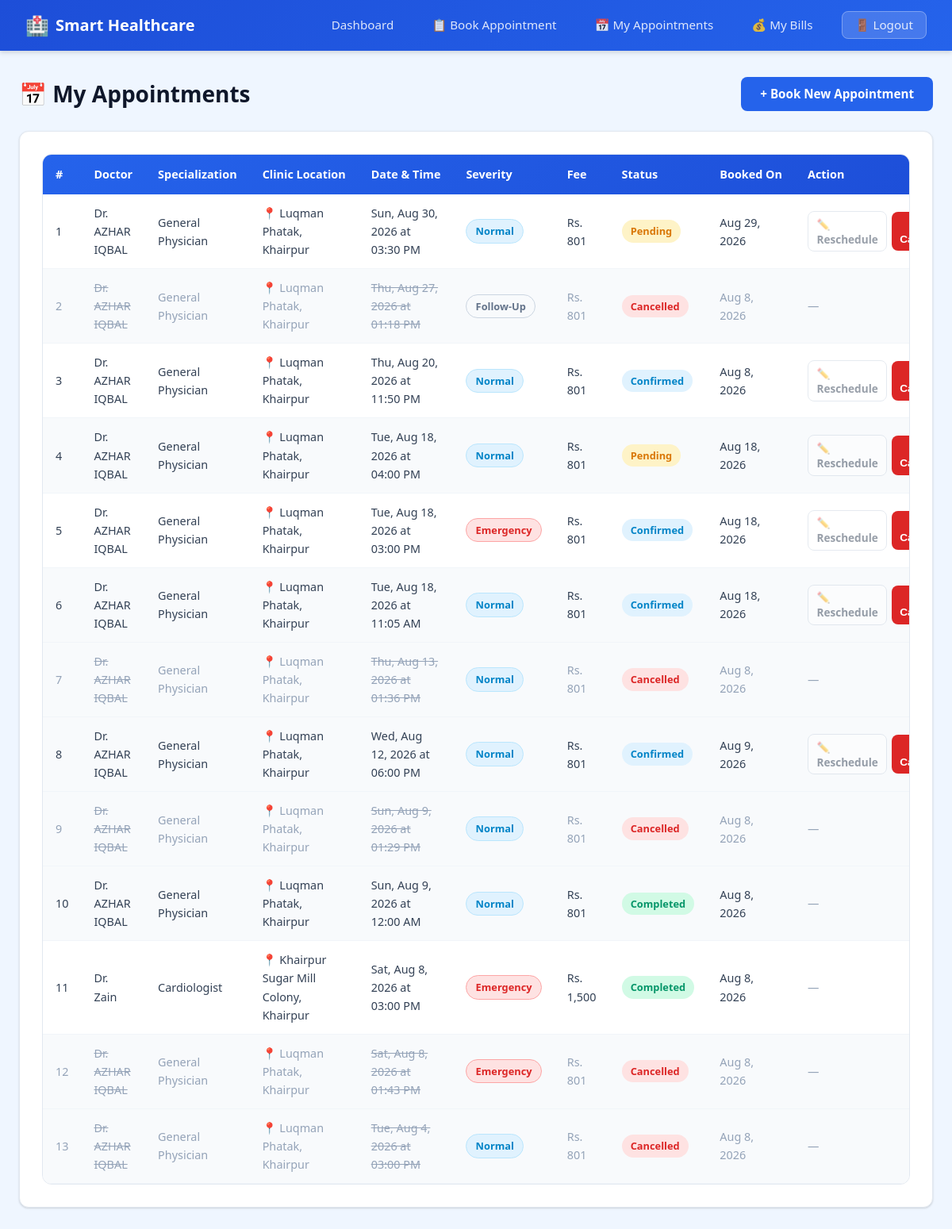
The page /healthcare/my-appointments.php (signed in) on the database its author committed.
### tables this page shows
CREATE TABLE `appointments` (
  `appointment_id` int(11) NOT NULL AUTO_INCREMENT,
  `patient_id` int(11) NOT NULL,
  `doctor_id` int(11) NOT NULL,
  `severity_level` enum('Emergency','Normal','Follow-up') NOT NULL,
  `appointment_time` datetime NOT NULL,
  `status` enum('Pending','Confirmed','Completed','Cancelled') DEFAULT 'Pending',
  `created_at` timestamp NOT NULL DEFAULT current_timestamp(),
  `symptoms_selected` varchar(500) DEFAULT NULL,
  `diagnosed_disease` varchar(100) DEFAULT NULL,
  `symptoms_text` text DEFAULT NULL,
  PRIMARY KEY (`appointment_id`),
  KEY `patient_id` (`patient_id`),
  KEY `doctor_id` (`doctor_id`),
  CONSTRAINT `appointments_ibfk_1` FOREIGN KEY (`patient_id`) REFERENCES `patients` (`patient_id`) ON DELETE CASCADE,
  CONSTRAINT `appointments_ibfk_2` FOREIGN KEY (`doctor_id`) REFERENCES `doctors` (`doctor_id`) ON DELETE CASCADE
);

CREATE TABLE `users` (
  `user_id` int(11) NOT NULL AUTO_INCREMENT,
  `full_name` varchar(100) NOT NULL,
  `email` varchar(100) NOT NULL,
  `password` varchar(255) NOT NULL,
  `role` enum('patient','doctor','admin') NOT NULL,
  `phone` varchar(20) NOT NULL,
  `created_at` timestamp NOT NULL DEFAULT current_timestamp(),
  `status` enum('active','suspended') DEFAULT 'active',
  PRIMARY KEY (`user_id`),
  UNIQUE KEY `email` (`email`)
);

CREATE TABLE `doctors` (
  `doctor_id` int(11) NOT NULL AUTO_INCREMENT,
  `user_id` int(11) NOT NULL,
  `specialization` varchar(100) NOT NULL,
  `clinic_address` varchar(255) DEFAULT NULL,
  `city` varchar(100) DEFAULT NULL,
  `available_from` time DEFAULT '09:00:00',
  `available_to` time DEFAULT '17:00:00',
  `consultation_fee` decimal(10,2) DEFAULT 500.00,
  PRIMARY KEY (`doctor_id`),
  KEY `user_id` (`user_id`),
  CONSTRAINT `doctors_ibfk_1` FOREIGN KEY (`user_id`) REFERENCES `users` (`user_id`) ON DELETE CASCADE
);

### healthcare/my-appointments.php (the view, shortened to what this page needs)
<?php
require 'db.php';
$stmt = $conn->prepare("SELECT patient_id FROM patients WHERE user_id = ?");
$stmt->bind_param("i", $_SESSION['user_id']);
$stmt->execute();
$patient_row = $stmt->get_result()->fetch_assoc();
$patient_id = $patient_row['patient_id'] ?? 0;
$stmt = $conn->prepare(
    "SELECT a.appointment_id, a.severity_level, a.appointment_time, a.status, a.created_at,
            u.full_name AS doctor_name, d.specialization, d.clinic_address, d.city, d.consultation_fee
     FROM appointments a
     JOIN doctors d ON a.doctor_id = d.doctor_id
     JOIN users u ON d.user_id = u.user_id
     WHERE a.patient_id = ?
     ORDER BY a.appointment_time DESC"
);
$stmt->bind_param("i", $patient_id);
$stmt->execute();
$appointments = $stmt->get_result();
?>
<!DOCTYPE html>
<html lang="en">
<head>
    <link rel="stylesheet" href="style.css">
</head>
<body>
<nav class="navbar">
    <div class="navbar-brand">
        <span class="icon">🏥</span> Smart Healthcare
    </div>
    <ul class="navbar-links">
        <li><a href="dashboard.php">Dashboard</a></li>
        <li><a href="book-appointment.php">📋 Book Appointment</a></li>
        <li><a href="my-appointments.php">📅 My Appointments</a></li>
        <li><a href="billing.php">💰 My Bills</a></li>
        <li><a href="logout.php" class="btn-logout">🚪 Logout</a></li>
    </ul>
</nav>
<div class="container">
    <div class="flex-between mb-3">
        <h1 class="page-title" style="margin-bottom: 0;">📅 My Appointments</h1>
        <a href="book-appointment.php" class="btn btn-primary">+ Book New Appointment</a>
    </div>
    <div class="card">
        <?php if ($appointments->num_rows > 0): ?>
            <div class="table-responsive">
                <table>
                    <thead>
                        <tr>
                            <th>#</th>
                            <th>Doctor</th>
                            <th>Specialization</th>
                            <th>Clinic Location</th>
                            <th>Date & Time</th>
                            <th>Severity</th>
                            <th>Fee</th>
                            <th>Status</th>
                            <th>Booked On</th>
                            <th>Action</th>
                        </tr>
                    </thead>
                    <tbody>
                        <?php
                        $count = 1;
                        while ($appt = $appointments->fetch_assoc()):
                            $is_cancelled = ($appt['status'] === 'Cancelled');
                            $can_cancel   = in_array($appt['status'], ['Pending', 'Confirmed']);
                        ?>
                            <tr class="<?php echo $is_cancelled ? 'status-cancelled' : ''; ?>">
                                <td><?php echo $count++; ?></td>
                                <td class="doctor-name">Dr. <?php echo htmlspecialchars($appt['doctor_name']); ?></td>
                                <td><?php echo htmlspecialchars($appt['specialization']); ?></td>
                                <td>
                                    <?php
                                    $location = trim(($appt['clinic_address'] ?? '') . (!empty($appt['city']) ? ', ' . $appt['city'] : ''));
                                    if ($location !== ''):
                                    ?>
                                        📍 <?php echo htmlspecialchars($location); ?>
                                    <?php else: ?>
                                        <span style="color: #94a3b8;">Not specified</span>
                                    <?php endif; ?>
                                </td>
                                <td class="appt-time"><?php echo date('D, M j, Y \a\t h:i A', strtotime($appt['appointment_time'])); ?></td>
                                <td>
                                    <?php
                                    $sev = $appt['severity_level'];
                                    $sev_class = 'badge-blue';
                                    if ($sev === 'Emergency') $sev_class = 'badge-red';
                                    elseif ($sev === 'Follow-up') $sev_class = 'badge-grey';
                                    ?>
                                    <span class="badge <?php echo $sev_class; ?>">
                                        <?php echo htmlspecialchars($sev); ?>
                                    </span>
                                </td>
                                <td>Rs. <?php echo number_format($appt['consultation_fee']); ?></td>
                                <td>
                                    <span class="badge badge-<?php echo strtolower($appt['status']); ?>">
                                        <?php echo htmlspecialchars($appt['status']); ?>
                                    </span>
                                </td>
                                <td><?php echo date('M j, Y', strtotime($appt['created_at'])); ?></td>
                                <td>
                                    <?php if ($can_cancel): ?>
                                        <div style="display: flex; gap: 0.35rem; align-items: center;">
                                            <?php
                                            $appt_ts = strtotime($appt['appointment_time']);
                                            $secs_remaining = $appt_ts - time();
                                            $can_reschedule = ($secs_remaining >= 3600);
                                            ?>
                                            <?php if ($can_reschedule): ?>
                                                <a href="reschedule-appointment.php?id=<?php echo $appt['appointment_id']; ?>"
                                                   class="btn btn-secondary" style="padding: 0.35rem 0.65rem; font-size: 0.85rem;">
                                                    ✏️ Reschedule
                                                </a>
                                            <?php else: ?>
                                                <span class="btn btn-secondary"
                                                      style="padding: 0.35rem 0.65rem; font-size: 0.85rem; opacity: 0.5; cursor: not-allowed;"
                                                      title="Cannot reschedule — less than 1 hour before scheduled time">
                                                    ✏️ Reschedule
                                                </span>
                                            <?php endif; ?>
                                            <form method="POST" action="cancel-appointment.php" style="display: inline;"
                                                  onsubmit="return confirm('Are you sure you want to cancel this appointment with Dr. <?php echo htmlspecialchars($appt['doctor_name'], ENT_QUOTES); ?>?');">
                                                <button type="submit" class="btn btn-danger" style="padding: 0.35rem 0.65rem; font-size: 0.85rem;">
                                                </button>
                                            </form>
                                        </div>
                                    <?php else: ?>
                                        <span style="color: #94a3b8;">—</span>
                                    <?php endif; ?>
                                </td>
                            </tr>
                        <?php endwhile; ?>
                    </tbody>
                </table>
            </div>
        <?php endif; ?>
    </div>
</div>
<?php require_once 'footer.php'; ?>

### healthcare/my-appointments.php (style rules this page uses)
tr.status-cancelled { background-color: #f8fafc !important; color: #94a3b8 !important; }
tr.status-cancelled td { color: #94a3b8 !important; }
tr.status-cancelled td.doctor-name, tr.status-cancelled td.appt-time { text-decoration: line-through; }

### rows shown on the page
appointments: users.full_name "AZHAR IQBAL", doctor.specialization "General Physician", doctor.city "Luqman Phatak, Khairpur", appointment_time "Sun, Aug 30, 2026 at 03:30 PM", severity_level "Normal", doctor.consultation_fee "801", status "Pending", created_at "Aug 29, 2026", shows "✏️ Reschedule"
appointments: users.full_name "AZHAR IQBAL", doctor.specialization "General Physician", doctor.city "Luqman Phatak, Khairpur", appointment_time "Thu, Aug 27, 2026 at 01:18 PM", severity_level "Follow-Up", doctor.consultation_fee "801", status "Cancelled", created_at "Aug 8, 2026"
appointments: users.full_name "AZHAR IQBAL", doctor.specialization "General Physician", doctor.city "Luqman Phatak, Khairpur", appointment_time "Thu, Aug 20, 2026 at 11:50 PM", severity_level "Normal", doctor.consultation_fee "801", status "Confirmed", created_at "Aug 8, 2026", shows "✏️ Reschedule"
appointments: users.full_name "AZHAR IQBAL", doctor.specialization "General Physician", doctor.city "Luqman Phatak, Khairpur", appointment_time "Tue, Aug 18, 2026 at 04:00 PM", severity_level "Normal", doctor.consultation_fee "801", status "Pending", created_at "Aug 18, 2026", shows "✏️ Reschedule"
appointments: users.full_name "AZHAR IQBAL", doctor.specialization "General Physician", doctor.city "Luqman Phatak, Khairpur", appointment_time "Tue, Aug 18, 2026 at 03:00 PM", severity_level "Emergency", doctor.consultation_fee "801", status "Confirmed", created_at "Aug 18, 2026", shows "✏️ Reschedule"
appointments: users.full_name "AZHAR IQBAL", doctor.specialization "General Physician", doctor.city "Luqman Phatak, Khairpur", appointment_time "Tue, Aug 18, 2026 at 11:05 AM", severity_level "Normal", doctor.consultation_fee "801", status "Confirmed", created_at "Aug 18, 2026", shows "✏️ Reschedule"
appointments: users.full_name "AZHAR IQBAL", doctor.specialization "General Physician", doctor.city "Luqman Phatak, Khairpur", appointment_time "Thu, Aug 13, 2026 at 01:36 PM", severity_level "Normal", doctor.consultation_fee "801", status "Cancelled", created_at "Aug 8, 2026"
appointments: users.full_name "AZHAR IQBAL", doctor.specialization "General Physician", doctor.city "Luqman Phatak, Khairpur", appointment_time "Wed, Aug 12, 2026 at 06:00 PM", severity_level "Normal", doctor.consultation_fee "801", status "Confirmed", created_at "Aug 9, 2026", shows "✏️ Reschedule"
appointments: users.full_name "AZHAR IQBAL", doctor.specialization "General Physician", doctor.city "Luqman Phatak, Khairpur", appointment_time "Sun, Aug 9, 2026 at 01:29 PM", severity_level "Normal", doctor.consultation_fee "801", status "Cancelled", created_at "Aug 8, 2026"
appointments: users.full_name "AZHAR IQBAL", doctor.specialization "General Physician", doctor.city "Luqman Phatak, Khairpur", appointment_time "Sun, Aug 9, 2026 at 12:00 AM", severity_level "Normal", doctor.consultation_fee "801", status "Completed", created_at "Aug 8, 2026"
appointments: users.full_name "Zain", doctor.specialization "Cardiologist", doctor.city "Khairpur Sugar Mill Colony, Khairpur", appointment_time "Sat, Aug 8, 2026 at 03:00 PM", severity_level "Emergency", doctor.consultation_fee "1,500", status "Completed", created_at "Aug 8, 2026"
appointments: users.full_name "AZHAR IQBAL", doctor.specialization "General Physician", doctor.city "Luqman Phatak, Khairpur", appointment_time "Sat, Aug 8, 2026 at 01:43 PM", severity_level "Emergency", doctor.consultation_fee "801", status "Cancelled", created_at "Aug 8, 2026"
appointments: users.full_name "AZHAR IQBAL", doctor.specialization "General Physician", doctor.city "Luqman Phatak, Khairpur", appointment_time "Tue, Aug 4, 2026 at 03:00 PM", severity_level "Normal", doctor.consultation_fee "801", status "Cancelled", created_at "Aug 8, 2026"
